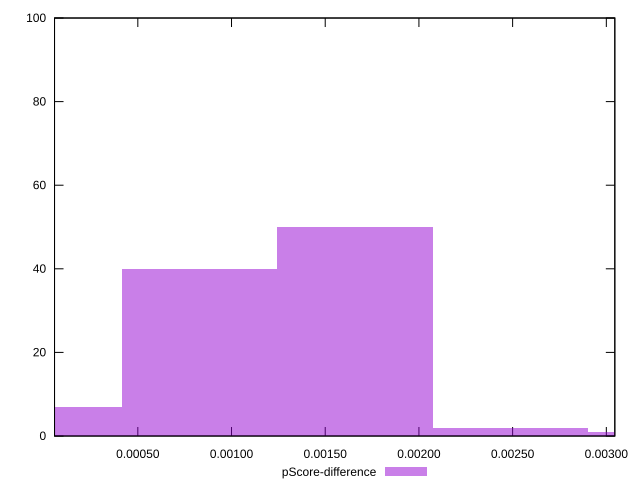

Recreate this plot in gnuplot.
reset

$pScoreDifference <<EOF
0.0008294702840155507 40
0.0016589405680311013 50
0 7
0.002488410852046652 2
0.0033178811360622027 1
EOF

set key outside below
set boxwidth 0.0008294702840155507
set xrange [0.0000555462534463369:0.0030453269598138266]
set yrange [0:100]
set trange [0:100]
set style fill transparent solid 0.5 noborder
set terminal svg size 640, 490 enhanced background rgb 'white'
set output "reports/report_00030_2021-02-24T20-42-31.540Z/largest-contentful-paint/samples/astro/pScore-difference/histogram.svg"

plot $pScoreDifference title "pScore-difference" with boxes

reset
